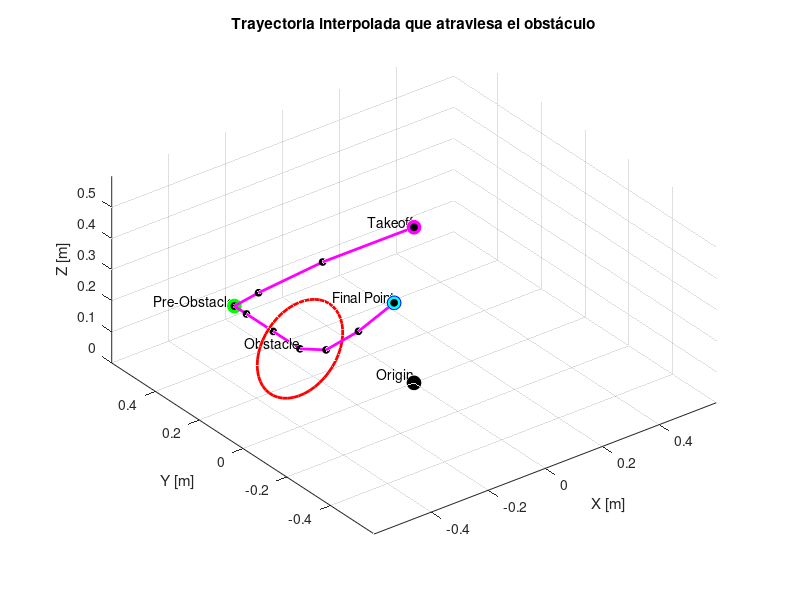
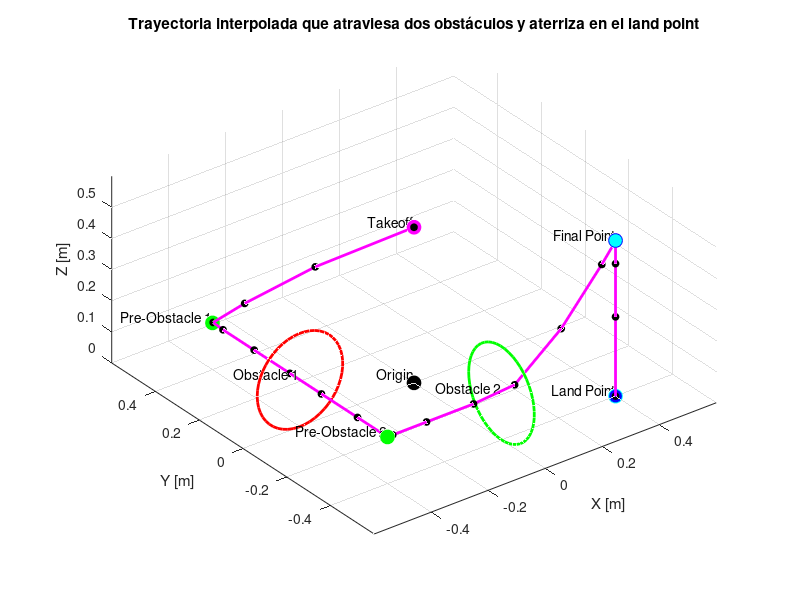

Source code (MATLAB) for these figures, in order:
%% =========================================================================
% PROYECTO DE GRADUACIÓN: HERRAMIENTAS DE SOFTWARE PARA CRAZYFLIE
% Pablo Javier Caal Leiva - 20538
% -------------------------------------------------------------------------
% Trayectoria con 1 obstáculo en área de pruebas 0.6x0.6 metros
% =========================================================================

% Definir las posiciones y orientaciones (roll, pitch, yaw) de los puntos y el obstáculo
origin = [0, 0, 0];                % Punto de origen
takeoff = [0, 0, 0.5];             % Punto de takeoff
obstacle = [-0.4, 0, 0.25, 0, 0, pi/2]; % Obstáculo [x, y, z, roll, pitch, yaw]
final_point = [-0.3, -0.3, 0.5];   % Punto final

% Definir el diámetro del aro del obstáculo
diameter = 0.3;
radius = diameter / 2;

% Crear el ángulo para generar los puntos del círculo (aro)
theta = linspace(0, 2*pi, 50);

% Generar los círculos (aros) en el plano YZ (sin orientación)
circle_y = radius * cos(theta);
circle_z = radius * sin(theta);

% Función para aplicar la rotación por yaw
apply_yaw = @(x, y, yaw) [cos(yaw) -sin(yaw); sin(yaw) cos(yaw)] * [x; y];

% Calcular el punto pre-obstacle desplazado en la coordenada y (en función de yaw pi/2)
yaw_obstacle = obstacle(6);
pre_obstacle_distance = 0.3;  % Distancia de desplazamiento en y antes de atravesar el obstáculo
pre_obstacle = [obstacle(1), obstacle(2) + pre_obstacle_distance, obstacle(3)];  % Pre-obstacle

% Crear la figura
figure;
hold on;

% Graficar el aro del obstáculo con rotación en yaw
rotated_obstacle = apply_yaw(zeros(size(circle_y)), circle_y, yaw_obstacle);
plot3(obstacle(1) + rotated_obstacle(1, :), obstacle(2) + rotated_obstacle(2, :), obstacle(3) + circle_z, 'r', 'LineWidth', 2);

% Graficar el origen como un punto
plot3(origin(1), origin(2), origin(3), 'ko', 'MarkerSize', 10, 'MarkerFaceColor', 'k');

% Graficar el punto de takeoff como un punto
plot3(takeoff(1), takeoff(2), takeoff(3), 'mo', 'MarkerSize', 10, 'MarkerFaceColor', 'm');

% Graficar el punto antes del obstáculo (pre_obstacle)
plot3(pre_obstacle(1), pre_obstacle(2), pre_obstacle(3), 'go', 'MarkerSize', 10, 'MarkerFaceColor', 'g');

% Graficar el punto final como un punto
plot3(final_point(1), final_point(2), final_point(3), 'bo', 'MarkerSize', 10, 'MarkerFaceColor', 'c');

% Etiquetar los puntos
text(obstacle(1), obstacle(2), obstacle(3), 'Obstacle', 'VerticalAlignment', 'bottom', 'HorizontalAlignment', 'right');
text(origin(1), origin(2), origin(3), 'Origin', 'VerticalAlignment', 'bottom', 'HorizontalAlignment', 'right');
text(takeoff(1), takeoff(2), takeoff(3), 'Takeoff', 'VerticalAlignment', 'bottom', 'HorizontalAlignment', 'right');
text(pre_obstacle(1), pre_obstacle(2), pre_obstacle(3), 'Pre-Obstacle', 'VerticalAlignment', 'bottom', 'HorizontalAlignment', 'right');
text(final_point(1), final_point(2), final_point(3), 'Final Point', 'VerticalAlignment', 'bottom', 'HorizontalAlignment', 'right');

% Crear la trayectoria que pase por el punto antes del obstáculo, luego atraviese el obstáculo, y llegue al punto final
trajectory_points = [takeoff; pre_obstacle; obstacle(1:3); final_point];

% Número de puntos de interpolación para suavizar la trayectoria
n_interp = 10;

% Interpolación de la trayectoria para suavizarla
t = 1:size(trajectory_points, 1);  % Índices originales de los puntos
t_interp = linspace(1, t(end), n_interp);  % Nuevos puntos para interpolación

% Realizar la interpolación cúbica para las coordenadas x, y, z
x_interp = interp1(t, trajectory_points(:, 1), t_interp, 'pchip');  % 'pchip' para interpolación cúbica
y_interp = interp1(t, trajectory_points(:, 2), t_interp, 'pchip');
z_interp = interp1(t, trajectory_points(:, 3), t_interp, 'pchip');

% Graficar la trayectoria interpolada con línea y marcadores
plot3(x_interp, y_interp, z_interp, 'm-', 'LineWidth', 2);  % Línea suave
plot3(x_interp, y_interp, z_interp, 'ko', 'MarkerSize', 5, 'MarkerFaceColor', 'k');  % Puntos interpolados

% Configurar los ejes
xlabel('X [m]');
ylabel('Y [m]');
zlabel('Z [m]');
title('Trayectoria interpolada que atraviesa el obstáculo');
grid on;
axis equal;
xlim([-0.6 0.6]);
ylim([-0.6 0.6]);
zlim([0 0.6]);
view(3);
hold off;


%% =========================================================================
% PROYECTO DE GRADUACIÓN: HERRAMIENTAS DE SOFTWARE PARA CRAZYFLIE
% Pablo Javier Caal Leiva - 20538
% -------------------------------------------------------------------------
% Trayectoria con 2 obstáculo en área de pruebas 0.6x0.6 metros
% =========================================================================

% Definir las posiciones y orientaciones (roll, pitch, yaw) de los puntos y los obstáculos
origin = [0, 0, 0];                % Punto de origen
takeoff = [0, 0, 0.5];             % Punto de takeoff
obstacle1 = [-0.4, 0, 0.15, 0, 0, pi/2]; % Obstáculo 1 [x, y, z, roll, pitch, yaw]
obstacle2 = [0, -0.4, 0.15, 0, 0, 0];    % Obstáculo 2 [x, y, z, roll, pitch, yaw]
final_point = [0.4, -0.4, 0.5];     % Punto final
land_point = [0.4, -0.4, 0];        % Punto de aterrizaje (Land point)

% Definir el diámetro del aro del obstáculo
diameter = 0.3;
radius = diameter / 2;

% Crear el ángulo para generar los puntos del círculo (aro)
theta = linspace(0, 2*pi, 50);

% Generar los círculos (aros) en el plano YZ (sin orientación)
circle_y = radius * cos(theta);
circle_z = radius * sin(theta);

% Función para aplicar la rotación por yaw
apply_yaw = @(x, y, yaw) [cos(yaw) -sin(yaw); sin(yaw) cos(yaw)] * [x; y];

% Calcular el punto pre-obstacle1 desplazado en la coordenada y (en función de yaw pi/2)
yaw_obstacle1 = obstacle1(6);
pre_obstacle1_distance = 0.4;  % Distancia de desplazamiento en y antes de atravesar el obstáculo 1
pre_obstacle1 = [obstacle1(1), obstacle1(2) + pre_obstacle1_distance, obstacle1(3)];  % Pre-obstacle1

% Calcular el punto pre-obstacle2 desplazado en la coordenada x (por la orientación del obstáculo 2)
yaw_obstacle2 = obstacle2(6);
pre_obstacle2_distance = 0.4;  % Distancia de desplazamiento en x antes de atravesar el obstáculo 2
pre_obstacle2 = [obstacle2(1) - pre_obstacle2_distance, obstacle2(2), obstacle2(3)];  % Pre-obstacle2

% Crear la figura
figure;
hold on;

% Graficar el aro del obstáculo 1 con rotación en yaw
rotated_obstacle1 = apply_yaw(zeros(size(circle_y)), circle_y, yaw_obstacle1);
plot3(obstacle1(1) + rotated_obstacle1(1, :), obstacle1(2) + rotated_obstacle1(2, :), obstacle1(3) + circle_z, 'r', 'LineWidth', 2);

% Graficar el aro del obstáculo 2 con rotación en yaw (sin rotación en este caso)
rotated_obstacle2 = apply_yaw(zeros(size(circle_y)), circle_y, yaw_obstacle2);
plot3(obstacle2(1) + rotated_obstacle2(1, :), obstacle2(2) + rotated_obstacle2(2, :), obstacle2(3) + circle_z, 'g', 'LineWidth', 2);

% Graficar el origen como un punto
plot3(origin(1), origin(2), origin(3), 'ko', 'MarkerSize', 10, 'MarkerFaceColor', 'k');

% Graficar el punto de takeoff como un punto
plot3(takeoff(1), takeoff(2), takeoff(3), 'mo', 'MarkerSize', 10, 'MarkerFaceColor', 'm');

% Graficar el punto antes del obstáculo 1 (pre_obstacle1)
plot3(pre_obstacle1(1), pre_obstacle1(2), pre_obstacle1(3), 'go', 'MarkerSize', 10, 'MarkerFaceColor', 'g');

% Graficar el punto antes del obstáculo 2 (pre_obstacle2)
plot3(pre_obstacle2(1), pre_obstacle2(2), pre_obstacle2(3), 'go', 'MarkerSize', 10, 'MarkerFaceColor', 'g');

% Graficar el punto final como un punto
plot3(final_point(1), final_point(2), final_point(3), 'bo', 'MarkerSize', 10, 'MarkerFaceColor', 'c');

% Graficar el punto de aterrizaje (land_point)
plot3(land_point(1), land_point(2), land_point(3), 'co', 'MarkerSize', 10, 'MarkerFaceColor', 'b');

% Etiquetar los puntos
text(obstacle1(1), obstacle1(2), obstacle1(3), 'Obstacle 1', 'VerticalAlignment', 'bottom', 'HorizontalAlignment', 'right');
text(obstacle2(1), obstacle2(2), obstacle2(3), 'Obstacle 2', 'VerticalAlignment', 'bottom', 'HorizontalAlignment', 'right');
text(origin(1), origin(2), origin(3), 'Origin', 'VerticalAlignment', 'bottom', 'HorizontalAlignment', 'right');
text(takeoff(1), takeoff(2), takeoff(3), 'Takeoff', 'VerticalAlignment', 'bottom', 'HorizontalAlignment', 'right');
text(pre_obstacle1(1), pre_obstacle1(2), pre_obstacle1(3), 'Pre-Obstacle 1', 'VerticalAlignment', 'bottom', 'HorizontalAlignment', 'right');
text(pre_obstacle2(1), pre_obstacle2(2), pre_obstacle2(3), 'Pre-Obstacle 2', 'VerticalAlignment', 'bottom', 'HorizontalAlignment', 'right');
text(final_point(1), final_point(2), final_point(3), 'Final Point', 'VerticalAlignment', 'bottom', 'HorizontalAlignment', 'right');
text(land_point(1), land_point(2), land_point(3), 'Land Point', 'VerticalAlignment', 'bottom', 'HorizontalAlignment', 'right');

% Crear la trayectoria que pase por los puntos antes de cada obstáculo, luego los atraviese,
% pase por el punto final y llegue al punto de aterrizaje (land point)
trajectory_points = [takeoff; pre_obstacle1; obstacle1(1:3); pre_obstacle2; obstacle2(1:3); final_point; land_point];

% Número de puntos de interpolación para suavizar la trayectoria
n_interp = 20;

% Interpolación de la trayectoria para suavizarla
t = 1:size(trajectory_points, 1);  % Índices originales de los puntos
t_interp = linspace(1, t(end), n_interp);  % Nuevos puntos para interpolación

% Realizar la interpolación cúbica para las coordenadas x, y, z
x_interp = interp1(t, trajectory_points(:, 1), t_interp, 'pchip');  % 'pchip' para interpolación cúbica
y_interp = interp1(t, trajectory_points(:, 2), t_interp, 'pchip');
z_interp = interp1(t, trajectory_points(:, 3), t_interp, 'pchip');

% Graficar la trayectoria interpolada con línea y marcadores
plot3(x_interp, y_interp, z_interp, 'm-', 'LineWidth', 2);  % Línea suave
plot3(x_interp, y_interp, z_interp, 'ko', 'MarkerSize', 5, 'MarkerFaceColor', 'k');  % Puntos interpolados

% Configurar los ejes
xlabel('X [m]');
ylabel('Y [m]');
zlabel('Z [m]');
title('Trayectoria interpolada que atraviesa dos obstáculos y aterriza en el land point');
grid on;
axis equal;
xlim([-0.6 0.6]);
ylim([-0.6 0.6]);
zlim([0 0.6]);
view(3);
hold off;
